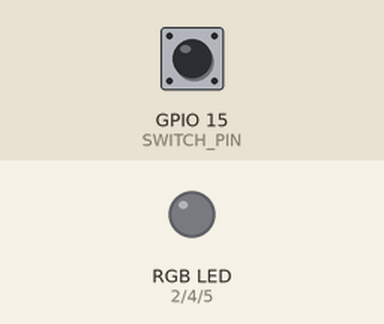
Bench run of a sketch on a simulated ESP32. Shown: an RGB LED mixed from three pins (HIGH = lit). The inputs (shaded band) are chosen by the test bench; at power-on: GPIO 15 (SWITCH_PIN) HIGH. Dim RGB values are drawn brighter than linear.

Above: at 1.2 s.
1.3 s: GPIO 15 (SWITCH_PIN) pulled LOW for 0.15 s
At 1.43 s:
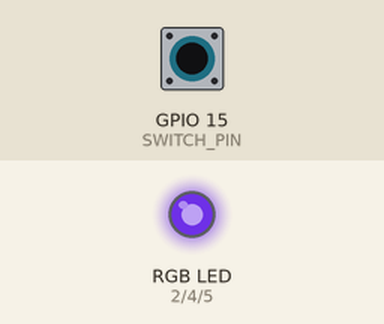
4.3 s: GPIO 15 (SWITCH_PIN) pulled LOW for 1 s
6.8 s: GPIO 15 (SWITCH_PIN) pulled LOW for 0.15 s
At 6.94 s:
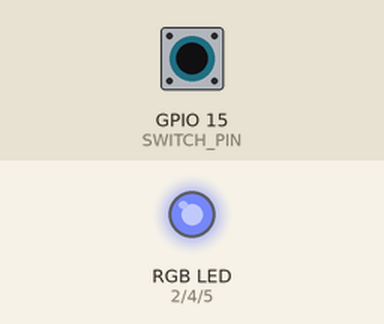
9.8 s: GPIO 15 (SWITCH_PIN) pulled LOW for 3.2 s
14.5 s: GPIO 15 (SWITCH_PIN) pulled LOW for 0.15 s
At 14.56 s:
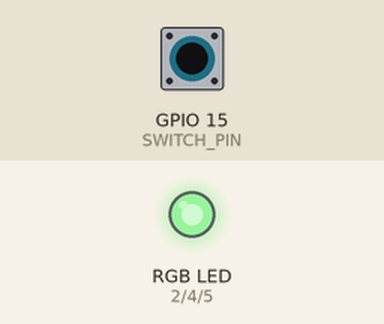
Timing chart, 0 to 30.0 s (numbered marks = the images above; inputs shaded):
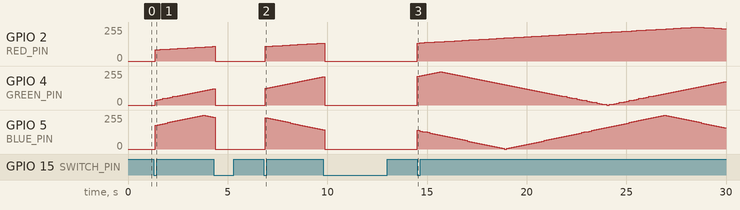

The sketch:

blink_pwd_RGB_switch.ino
```cpp
/*
Blink a Cathode RGB LED on pins 2, 4, and 5 of the ESP32 using PWM and a switch on pin 15

TIP: Connect the other part of the switch to the GND pin of the ESP32
*/

#define LEDC_TIMER_13_BIT 13
#define LEDC_BASE_FREQ 5000

#define LEDC_CHANNEL_0 0 // Red channel
#define LEDC_CHANNEL_1 1 // Green channel
#define LEDC_CHANNEL_2 2 // Blue channel

#define RED_PIN 2 // Red on Pin 2
#define GREEN_PIN 4 // Green on Pin 4
#define BLUE_PIN 5 // Blue on Pin 5

#define SWITCH_PIN 15 // Switch on Pin 15

int brightnessRedMax = 240;
int brightnessGreenMax = 200;
int brightnessBlueMax = 255;

// TIP: We assign different variables and set different values to each led to offset the pwd phase of each led
int brightnessRed = 80;
int brightnessGreen = 30;
int brightnessBlue = 180;

// TIP: Increase the value of fadeAmount to increase the pwd speed
int fadeAmountRed = 1;
int fadeAmountGreen = 3;
int fadeAmountBlue = 4;

bool ledState = false;
bool lastSwitchState = HIGH;

void ledcAnalogWrite(uint8_t channel, uint32_t value, uint32_t valueMax = 255) {
  uint32_t duty = (8191 / valueMax) * min(value, valueMax);
  ledcWrite(channel, duty);
}

void setup() {
  // Setup switch pin as input with pull-up resistor
  pinMode(SWITCH_PIN, INPUT_PULLUP);

  // Setup each led channel
  ledcSetup(LEDC_CHANNEL_0, LEDC_BASE_FREQ, LEDC_TIMER_13_BIT);
  ledcSetup(LEDC_CHANNEL_1, LEDC_BASE_FREQ, LEDC_TIMER_13_BIT);
  ledcSetup(LEDC_CHANNEL_2, LEDC_BASE_FREQ, LEDC_TIMER_13_BIT);

  // Attach each led channel
  ledcAttachPin(RED_PIN, LEDC_CHANNEL_0);
  ledcAttachPin(GREEN_PIN, LEDC_CHANNEL_1);
  ledcAttachPin(BLUE_PIN, LEDC_CHANNEL_2);
}

void loop() {
  bool currentSwitchState = digitalRead(SWITCH_PIN);

  // Check if switch state has changed from high to low (button press)
  if (lastSwitchState == HIGH && currentSwitchState == LOW) {
    // Toggle the LED state
    ledState = !ledState;
  }
  // Store the current switch state as the last switch state for the next loop iteration
  lastSwitchState = currentSwitchState;

  // Use the ledState to turn LEDs on or off
  if (ledState) {
    ledcAnalogWrite(LEDC_CHANNEL_0, brightnessRed, brightnessRedMax); // Red
    ledcAnalogWrite(LEDC_CHANNEL_1, brightnessGreen, brightnessGreenMax); // Green
    ledcAnalogWrite(LEDC_CHANNEL_2, brightnessBlue, brightnessBlueMax); // Blue

    // Change brightness over time
    brightnessRed += fadeAmountRed;
    if (brightnessRed <= 0 || brightnessRed >= brightnessRedMax) {
      fadeAmountRed = -fadeAmountRed; // Reverse the direction for Red
    }
    brightnessGreen += fadeAmountGreen;
    if (brightnessGreen <= 0 || brightnessGreen >= brightnessGreenMax) {
      fadeAmountGreen = -fadeAmountGreen; // Reverse the direction for Green
    }
    brightnessBlue += fadeAmountBlue;
    if (brightnessBlue <= 0 || brightnessBlue >= brightnessBlueMax) {
      fadeAmountBlue = -fadeAmountBlue; // Reverse the direction for Blue
    }
  } else {
    ledcAnalogWrite(LEDC_CHANNEL_0, 0, brightnessRedMax); // Red
    ledcAnalogWrite(LEDC_CHANNEL_1, 0, brightnessGreenMax); // Green
    ledcAnalogWrite(LEDC_CHANNEL_2, 0, brightnessBlueMax); // Blue
  }

  delay(125); // PWD Speed
}
```

Measured:
- after the input at 1.3 s, GPIO 2 (RED_PIN): moves from 0/255 to 109/255 over 2.9 s, starting after 0.08 s; GPIO 4 (GREEN_PIN): moves from 0/255 to 123/255 over 2.9 s, starting after 0.08 s; GPIO 5 (BLUE_PIN): rises from 0/255 to 254/255 in 2.4 s, then falls to 239/255 in 0.50 s
- after the input at 6.8 s, GPIO 2 (RED_PIN): moves from 0/255 to 134/255 over 2.9 s, starting after 0.08 s; GPIO 4 (GREEN_PIN): moves from 0/255 to 213/255 over 2.9 s, starting after 0.08 s; GPIO 5 (BLUE_PIN): 0/255 → 235/255 after 0.08 s, → 231/255 0.13 s later, → 227/255 0.13 s later, → 223/255 0.13 s later, … (24 changes in this stretch)
- after the input at 14.5 s, GPIO 2 (RED_PIN): rises from 0/255 to 254/255 in 14.0 s, then falls to 242/255 in 1.4 s; GPIO 4 (GREEN_PIN): 0/255 → 217/255 at once, → 220/255 0.13 s later, → 224/255 0.13 s later, → 228/255 0.13 s later, … (124 changes in this stretch)
